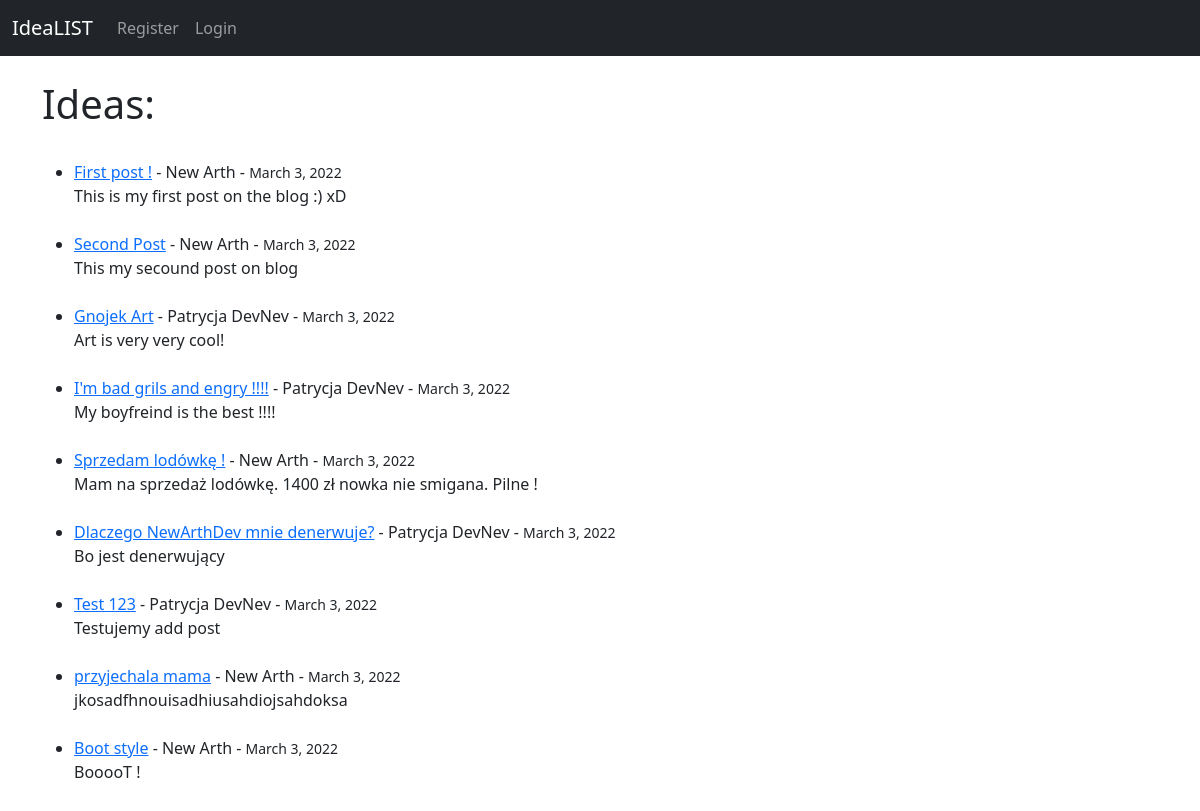
Before: / with the older database file.
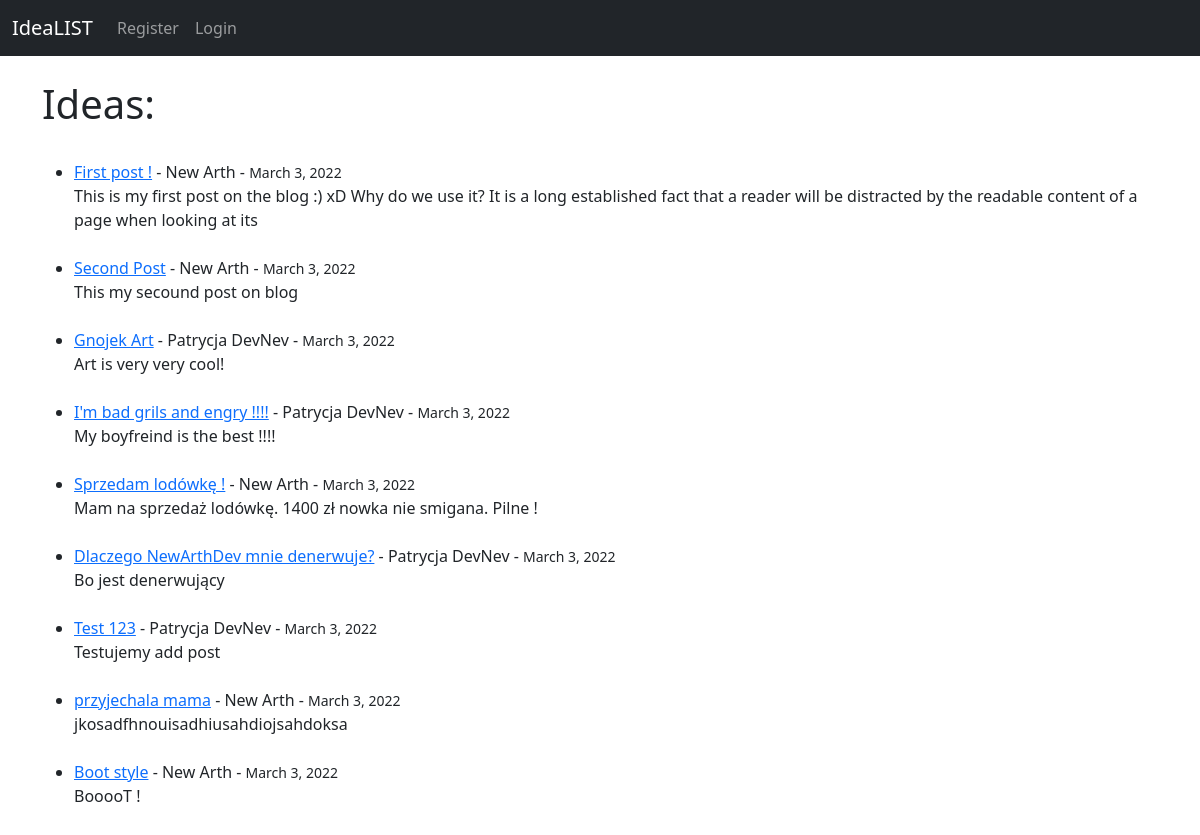
After: the same page with the newer database file.
### theblog/models.py (models this page shows, shortened)
class Post(models.Model):
    title = models.CharField(max_length=255)
    title_TAG = models.CharField(max_length=255, default="My BLOG! " )  # on nie zostawił
    author = models.ForeignKey(User, on_delete=models.CASCADE)
    body = models.TextField()
    post_date = models.DateField(auto_now_add=True)

### theblog/views.py (the view)
# urls.py: path('', HomeView.as_view(), name = 'home'),
class HomeView(ListView):
    model = Post
    template_name = 'home.html'
    ordering = ['-post_date']   # odwraca numeracje po dacie

### theblog/templates/home.html (shortened to what this page needs)
{% extends 'base.html' %}
{% block content %}
<h1> Ideas: </h1><br>
<ul>
{% for post in object_list %}
    <li><a href="{% url 'article-detail' post.pk %}"> {{ post.title }}</a>
        - {{ post.author.first_name }}
        {{ post.author.last_name }} - <small>{{ post.post_date }}</small>
        <br/>
    {{ post.body|slice:":175" }}</li><br/>
{% endfor %}
</ul>
{% endblock %}

### theblog/templates/base.html (shortened to what this page needs)
<!doctype html>
<html lang="en">
  <head>
    <link href="https://cdn.jsdelivr.net/npm/bootstrap@5.1.3/dist/css/bootstrap.min.css" rel="stylesheet">
  </head>
  <body>
    <nav class="navbar navbar-expand-lg navbar-dark bg-dark">
        <div class="container-fluid">
          <a class="navbar-brand" href="{% url 'home' %}">IdeaLIST</a>
          <div class="collapse navbar-collapse" id="navbarSupportedContent">
            <ul class="navbar-nav me-auto mb-2 mb-lg-0">
              {% if user.is_authenticated %}
              <li class="nav-item">
                <a class="nav-link" href="{% url 'add_post' %}">Add Idea</a>
              </li>
              <li class="nav-item">
                <a class="nav-link" href="{% url 'logout' %}">Logout</a>
              </li>
              <li class="nav-item">
                <a class="nav-link">Hello: {{ user.username }} Last: {{ user.last_login }}</a>
              </li>
              {% else %}
              <li class="nav-item">
                <a class="nav-link" href="{% url 'register' %}">Register</a>
              </li>
              <li class="nav-item">
                <a class="nav-link" href="{% url 'login' %}">Login</a>
              </li>
              {% endif %}
            </ul>
          </div>
        </div>
      </nav>
    <br/>
    <div class="container">
        {% block content %}{% endblock %}
    </div>
  </body>
</html>

Changed rows visible on the page:
changed Post "First post !": body "This is my first post on the blog :) xD" → "This is my first post on the blog :) xD Why do we use it? It is a long established fact that a reader will be distracted by the readable content of a page when looking at its"
